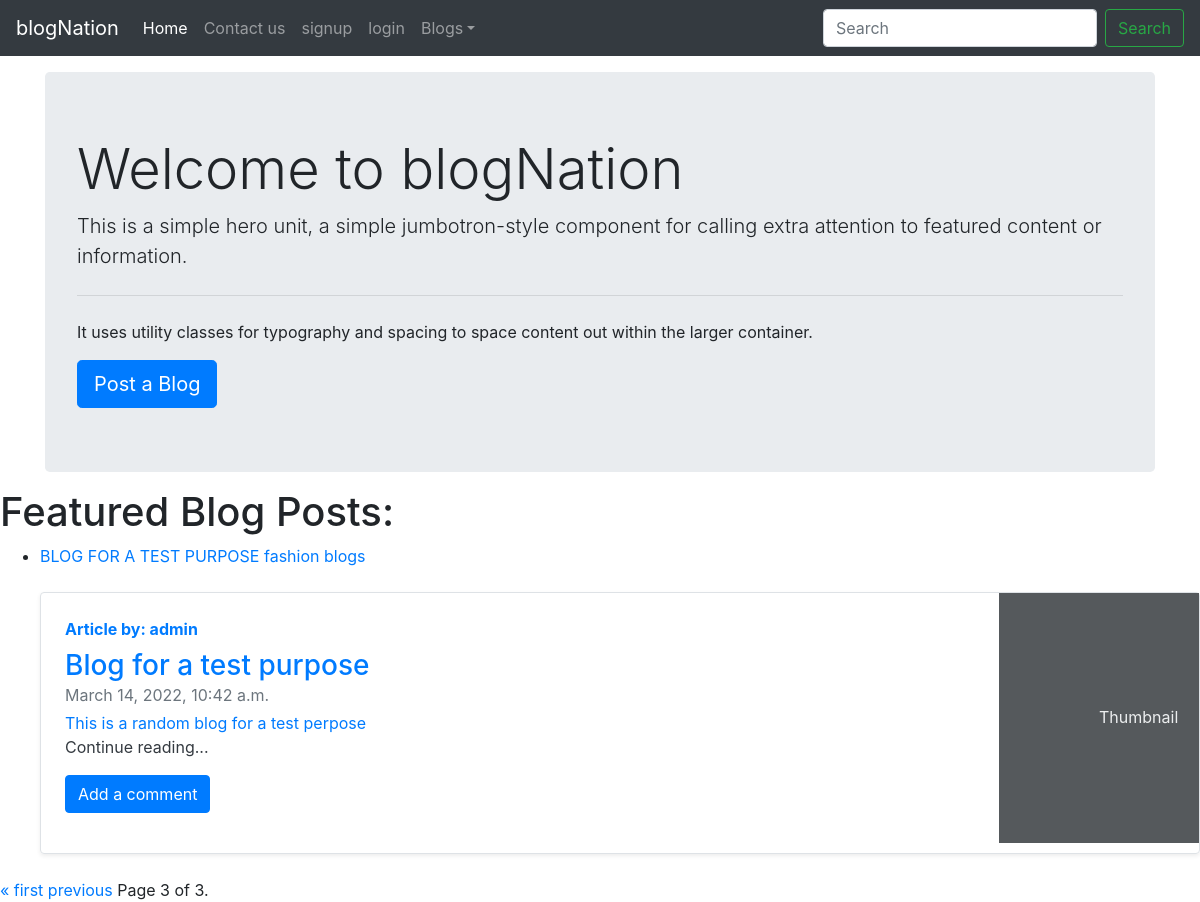
The app's page /?page=3, older data.
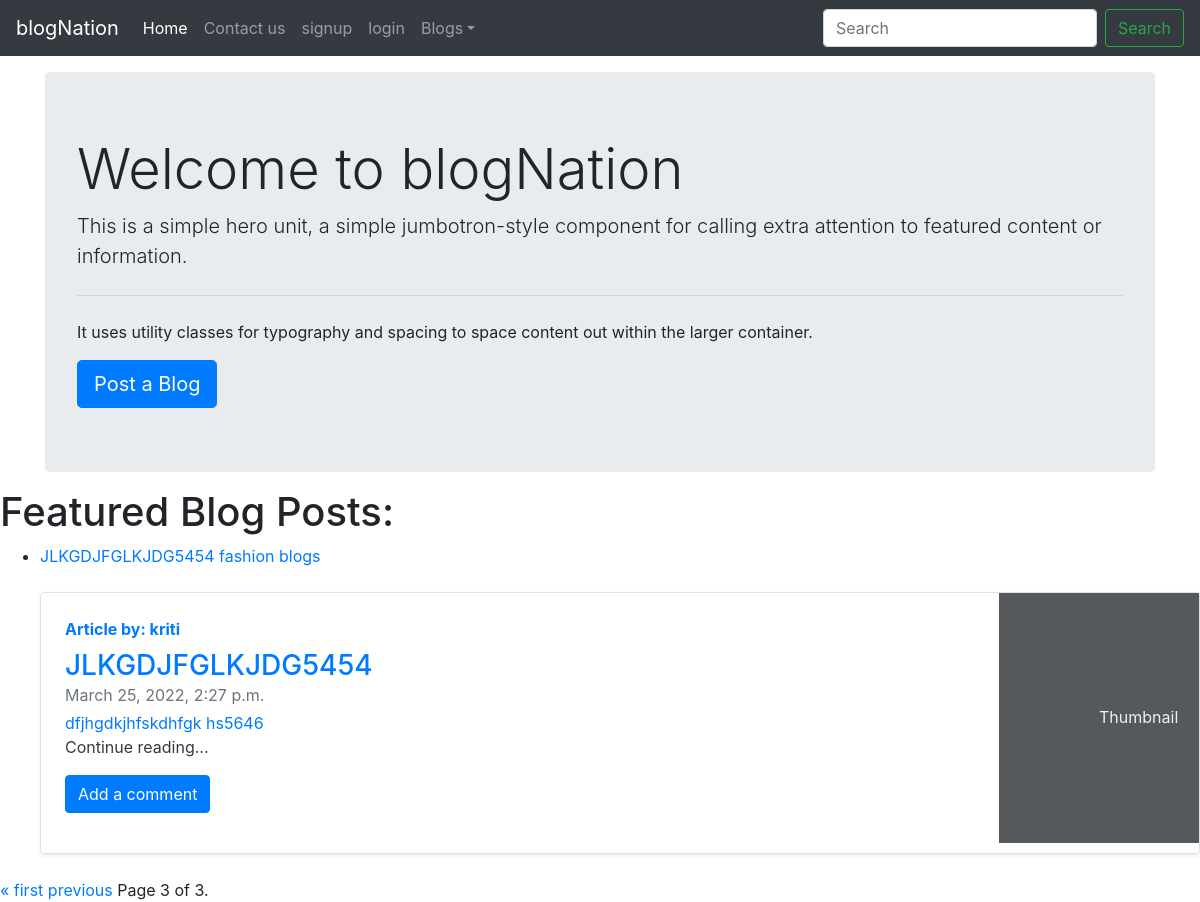
The same page, newer data.
### blogapp/models.py (models this page shows, shortened)
class BlogTimeStamp(models.Model):
   created_at = models.DateTimeField(auto_now_add=True)
   updated_at = models.DateTimeField(auto_now_add=True)
   class Meta:
      abstract = True

class Post(BlogTimeStamp):
   author = models.ForeignKey(User, on_delete=models.CASCADE)
   title = models.CharField(max_length=100)
   content = models.TextField(max_length=2000, null=True, blank=True)
   slug = models.SlugField(max_length=1000, null=True, blank=True)
   image = models.ImageField(upload_to='images/', null=True, blank=True)
   posted_on = models.DateTimeField(auto_now=True)
   category = models.ManyToManyField(Category)

class Category(BlogTimeStamp):
   name = models.CharField(max_length=100)

### blogapp/views.py (the view)
# urls.py: path('', views.home, name='home'),
def home(request):
    Post_list = Post.objects.all()
    paginator = Paginator(Post_list, 2)
    page_number = request.GET.get('page', 1)
    page_obj = paginator.get_page(page_number)
    return render(request, 'home/home.html', {'page_obj': page_obj})

### templates/home/home.html (shortened to what this page needs)
{%extends 'base.html'%}
{% block body %}
<div class="container m=3">
  <div class="jumbotron my-3">
    <h1 class="display-4">Welcome to blogNation</h1>
    <p class="lead">This is a simple hero unit, a simple jumbotron-style component for calling extra attention to featured content or information.</p>
    <hr class="my-4">
    <p>It uses utility classes for typography and spacing to space content out within the larger container.</p>
    <a class="btn btn-primary btn-lg" href="/create" role="button">Post a Blog</a>
  </div>
</div>
<h1> Featured Blog Posts:</h1>
<ul>
  {% for post in page_obj %}
    <li>
      <a href="{% url 'blogapp:post_detail' post.pk %}">
        {{ post.title|upper }}
        {% for c in post.category.all %}
          {{ c.name }}
        <div class="row no-gutters border rounded overflow-hidden flex-md-row mb-4 shadow-sm h-md-250 my-4 position-relative">
            <div class="col p-4 d-flex flex-column position-static">
                <strong class="d-inline-block mb-2 text-primary">Article  by: {{post.author}}</strong>
                <h3 class="mb-0">{{post.title}}</h3>
                <div class="mb-1 text-muted">{{post.posted_on}}</div>
                <p class="card-text mb-auto">{{post.content}}</p>
                <a href="{% url 'blogapp:post_detail' post.pk%}" role="link" class="btn-outline-dark" >Continue reading...</a>
                <div class="my-2">
                  <a href="{% url 'blogapp:comment' post.pk %}" role="button" class="btn btn-primary my-2" >Add a comment</a>
                </div>
        </div>
            <div class="col-auto d-none d-lg-block">
                <svg class="bd-placeholder-img" width="200" height="250" xmlns="http://www.w3.org/2000/svg" preserveAspectRatio="xMidYMid slice" focusable="false" role="img" aria-label="Placeholder: Thumbnail">
                    <rect width="100%" height="100%" fill="#55595c"></rect><text x="50%" y="50%" fill="#eceeef" dy=".3em">Thumbnail</text>
                </svg>
            </div>
          </div>
        {% endfor %}
      </a>
    </li>
  {% endfor %}
</ul>
<div class="pagination">
  <span class="step-links">
      {% if page_obj.has_previous %}
          <a href="?page=1">&laquo; first</a>
          <a href="?page={{ page_obj.previous_page_number }}">previous</a>
      {% endif %}
      <span class="current">
          Page {{ page_obj.number }} of {{ page_obj.paginator.num_pages }}.
      </span>
  </span>
</div>
{% endblock  %}

### templates/base.html (shortened to what this page needs)
<!doctype html>
<html lang="en">
  <head>
    <link rel="stylesheet" href="https://cdn.jsdelivr.net/npm/bootstrap@4.1.3/dist/css/bootstrap.min.css">
  </head>
  <body>
    <nav class="navbar navbar-expand-lg navbar-dark bg-dark ">
        <a class="navbar-brand" href="/">blogNation</a>
        <div class="collapse navbar-collapse" id="navbarSupportedContent">
          <ul class="navbar-nav mr-auto">
            <li class="nav-item active">
              <a class="nav-link" href="/">Home <span class="sr-only">(current)</span></a>
            </li>
            <li class="nav-item">
              <a class="nav-link" href="{% url 'blogapp:contact' %}">Contact us</a>
            </li>
            {% if not request.user.is_authenticated %}
            <li class="nav-item">
              <a class="nav-link" href="{% url 'account_signup' %}">signup</a>
            </li>
            <li class="nav-item">
              <a class="nav-link" href="{% url 'account_login' %}">login</a>
            </li>
            {% else %}
            <li class="nav-item">
              <a class="nav-link" href="{% url 'account_logout' %}">logout</a>
            </li>
            {% endif %}
            <li class="nav-item">
            <li class="nav-item dropdown">
              <a class="nav-link dropdown-toggle" data-toggle="dropdown" href="#" role="button" aria-haspopup="true" aria-expanded="false">Blogs</a>
          </ul>
          <form method="get" action="{% url 'blogapp:search' %}" class="form-inline my-2 my-lg-0">
            <input class="form-control mr-sm-2" type="search" placeholder="Search" aria-label="Search" name="q">
            <button href="/search" class="btn btn-outline-success my-2 my-sm-0" type="submit">Search</button>
          </form>
        </div>
      </nav>
      {% block body %}
      {% endblock  %}
  </body>
</html>

Row changes from the older to the newer data that the page shows:
no longer on this page (row unchanged): Post: title "BLOG FOR A TEST PURPOSE", author "admin", title "Blog for a test purpose", posted_on "March 14, 2022, 10:42 a.m.", content "This is a random blog for a test perpose", Category (name "fashion blogs")
added Post: title "JLKGDJFGLKJDG5454", author "kriti", posted_on "March 25, 2022, 2:27 p.m.", content "dfjhgdkjhfskdhfgk hs5646", Category (name "fashion blogs")
